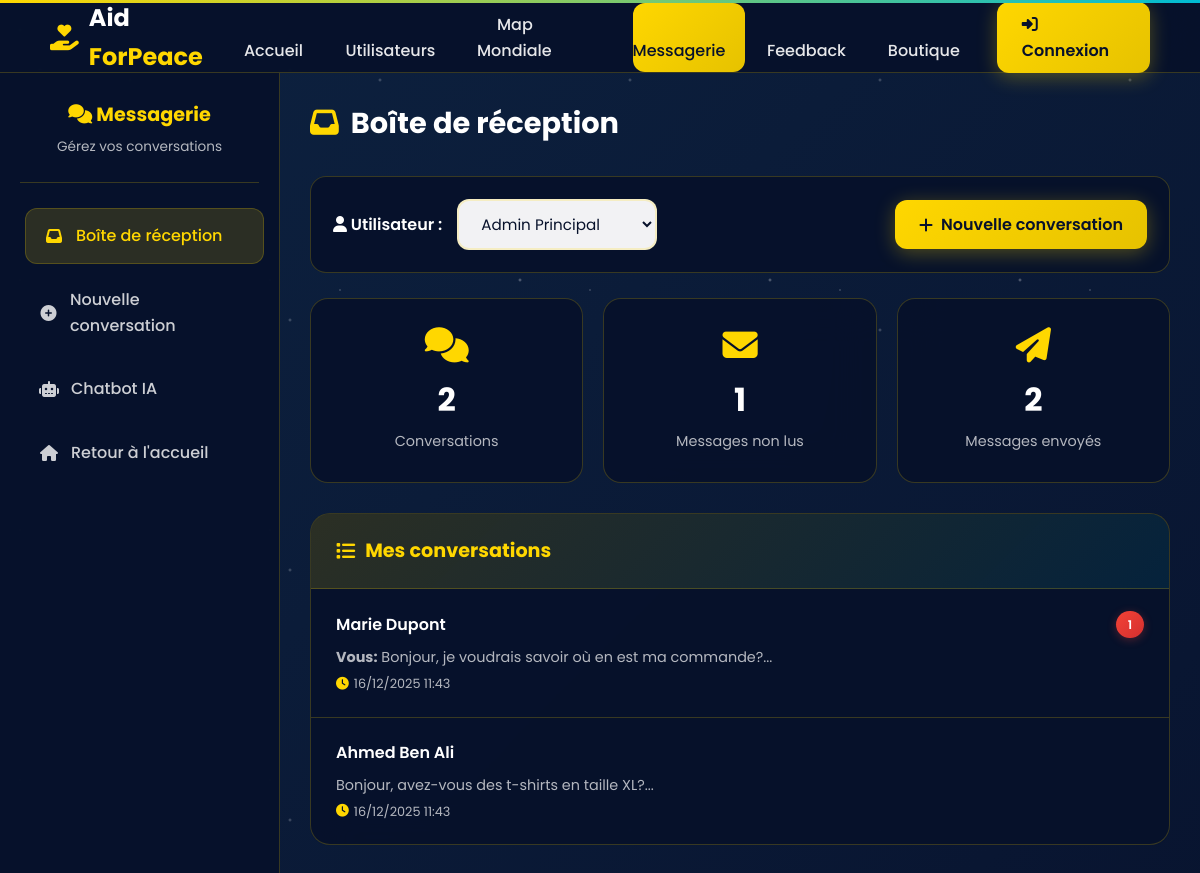
The app's page /index.php?controller=messagerie&action=inbox&user=1 with its own data.
### tables this page shows
CREATE TABLE `conversations` (
    `id` INT AUTO_INCREMENT PRIMARY KEY,
    `participant1_id` INT NOT NULL,
    `participant2_id` INT NOT NULL,
    `subject` VARCHAR(255) DEFAULT NULL,
    `last_message_id` INT NULL,
    `last_message_at` TIMESTAMP NULL,
    `is_active` TINYINT(1) DEFAULT 1,
    `created_at` TIMESTAMP DEFAULT CURRENT_TIMESTAMP,
    `updated_at` TIMESTAMP DEFAULT CURRENT_TIMESTAMP ON UPDATE CURRENT_TIMESTAMP,
    UNIQUE KEY `unique_conversation` (`participant1_id`, `participant2_id`),
    INDEX `idx_participant1` (`participant1_id`),
    INDEX `idx_participant2` (`participant2_id`),
    INDEX `idx_active` (`is_active`)
);

### config/DATABASE.PHP (called while the page is built, shortened)
<?php
if (!class_exists('Database')) {
class Database {
    private static $connexion = null;
    private static $host = 'localhost';
    private static $port = '3306';
    private static $dbname = 'aidforpeace_db';
    private static $username = 'root';
    private static $password = '';
    public static function getConnexion() {
        if (self::$connexion === null) {
            try {
                $dsn = "mysql:host=" . self::$host . ";port=" .  self::$port .  ";dbname=" .  self::$dbname . ";charset=utf8mb4";
                self::$connexion = new PDO($dsn, self::$username, self::$password);
                self::$connexion->setAttribute(PDO::ATTR_ERRMODE, PDO::ERRMODE_EXCEPTION);
                self::$connexion->setAttribute(PDO::ATTR_DEFAULT_FETCH_MODE, PDO::FETCH_ASSOC);
            } catch (PDOException $e) {
                die("Erreur de connexion: " . $e->getMessage());
            }
        }
        return self::$connexion;
    }
}
}
?>

### controllers/MessagerieController.php (called while the page is built, shortened)
<?php
require_once __DIR__ . '/../config/DATABASE.PHP';
class MessagerieController {
    private $pdo;
    public function __construct() {
        $this->pdo = Database::getConnexion();
    }
    public function getUserConversations($user_id) {
        $sql = "SELECT c.*,
                CASE WHEN c.participant1_id = ? THEN c.participant2_id ELSE c.participant1_id END as other_user_id,
                (SELECT u.nom FROM utilisateurs u WHERE u.id = CASE WHEN c.participant1_id = ? THEN c.participant2_id ELSE c.participant1_id END) as other_user_nom,
                (SELECT COUNT(*) FROM messages WHERE conversation_id = c.id AND receiver_id = ? AND is_read = 0) as unread_count,
                (SELECT content FROM messages WHERE conversation_id = c.id AND is_deleted = 0 ORDER BY created_at DESC LIMIT 1) as last_message,
                (SELECT sender_id FROM messages WHERE conversation_id = c.id AND is_deleted = 0 ORDER BY created_at DESC LIMIT 1) as last_message_sender_id,
                (SELECT DATE_FORMAT(created_at, '%d/%m/%Y %H:%i') FROM messages WHERE conversation_id = c.id AND is_deleted = 0 ORDER BY created_at DESC LIMIT 1) as last_message_date
                FROM conversations c
                WHERE (c.participant1_id = ? OR c.participant2_id = ?) AND c.is_active = 1
                ORDER BY c.updated_at DESC";
        $stmt = $this->pdo->prepare($sql);
        $stmt->execute([$user_id, $user_id, $user_id, $user_id, $user_id]);
        return $stmt->fetchAll(PDO::FETCH_ASSOC);
    }
    public function getUtilisateurs() {
        $sql = "SELECT id, nom FROM utilisateurs ORDER BY nom";
        $stmt = $this->pdo->query($sql);
        return $stmt->fetchAll(PDO::FETCH_ASSOC);
    }
    public function getStats($user_id) {
        $stats = [
            'total_conversations' => 0,
            'unread_messages' => 0,
            'total_messages_sent' => 0
        ];
        $sql = "SELECT COUNT(*) as count FROM conversations WHERE (participant1_id = ? OR participant2_id = ?) AND is_active = 1";
        $stmt = $this->pdo->prepare($sql);
        $stmt->execute([$user_id, $user_id]);
        $stats['total_conversations'] = $stmt->fetch(PDO::FETCH_ASSOC)['count'];
        $sql = "SELECT COUNT(*) as count FROM messages WHERE receiver_id = ? AND is_read = 0";
        $stmt = $this->pdo->prepare($sql);
        $stmt->execute([$user_id]);
        $stats['unread_messages'] = $stmt->fetch(PDO::FETCH_ASSOC)['count'];
        $sql = "SELECT COUNT(*) as count FROM messages WHERE sender_id = ?";
        $stmt = $this->pdo->prepare($sql);
        $stmt->execute([$user_id]);
        $stats['total_messages_sent'] = $stmt->fetch(PDO::FETCH_ASSOC)['count'];
        return $stats;
    }
}
?>

### views/messagerie/inbox.php (the view, shortened to what this page needs)
<?php
require_once __DIR__ . '/../../controllers/MessagerieController.php';
$ctrl = new MessagerieController();
$user_id = isset($_SESSION['user_id']) ? (int)$_SESSION['user_id'] : (isset($_GET['user']) ? (int)$_GET['user'] : 1);
$is_logged_in = isset($_SESSION['user_id']);
$user_name = $_SESSION['user_prenom'] ?? $_SESSION['user_nom'] ?? 'Utilisateur';
$conversations = $ctrl->getUserConversations($user_id);
$stats = $ctrl->getStats($user_id);
?>
<!DOCTYPE html>
<html lang="fr">
<head>
    <link rel="stylesheet" href="https://cdnjs.cloudflare.com/ajax/libs/font-awesome/6.4.0/css/all.min.css">
</head>
<body>
    <nav class="navbar">
        <a href="index.php" class="navbar-logo">
            <i class="fas fa-hand-holding-heart"></i>
            <span><span class="aid">Aid</span> <span class="peace">ForPeace</span></span>
        </a>
        <ul class="navbar-menu">
            <li><a href="index.php">Accueil</a></li>
            <li><a href="index.php?controller=user&action=index">Utilisateurs</a></li>
            <li><a href="index.php?controller=map&action=index">Map Mondiale</a></li>
            <li><a href="index.php?controller=messagerie&action=inbox&user=<?= $user_id ?>" class="active">Messagerie</a></li>
            <li><a href="index.php?page=testimonials">Feedback</a></li>
            <li><a href="index.php?controller=product&action=shop">Boutique</a></li>
        </ul>
        <div class="navbar-right">
            <?php if ($is_logged_in): ?>
                <a href="index.php?controller=page&action=profile" class="btn-login">
                    <i class="fas fa-user"></i> <?= htmlspecialchars($user_name) ?>
                </a>
            <?php else: ?>
                <a href="index.php?controller=user&action=login" class="btn-login">
                    <i class="fas fa-sign-in-alt"></i> Connexion
                </a>
            <?php endif; ?>
        </div>
    </nav>
    <div class="main-layout">
        <aside class="sidebar">
            <div class="sidebar-header">
                <h3><i class="fas fa-comments"></i> Messagerie</h3>
                <p>Gérez vos conversations</p>
            </div>
            <nav class="sidebar-nav">
                <a href="index.php?controller=messagerie&action=inbox&user=<?= $user_id ?>" class="active">
                    <i class="fas fa-inbox"></i> Boîte de réception
                </a>
                <a href="index.php?controller=messagerie&action=new_chat&user=<?= $user_id ?>">
                    <i class="fas fa-plus-circle"></i> Nouvelle conversation
                </a>
                <a href="index.php?controller=messagerie&action=chatbot">
                    <i class="fas fa-robot"></i> Chatbot IA
                </a>
                <a href="index.php">
                    <i class="fas fa-home"></i> Retour à l'accueil
                </a>
            </nav>
        </aside>
        <main class="main-content">
            <div class="page-header">
                <h1><i class="fas fa-inbox"></i> Boîte de réception</h1>
            </div>
            <div class="user-selector">
                <label><i class="fas fa-user"></i> Utilisateur :</label>
                <select onchange="location.href='index.php?controller=messagerie&action=inbox&user='+this.value">
                    <?php $all_users = $ctrl->getUtilisateurs();
                    foreach($all_users as $u): ?>
                        <option value="<?= $u['id'] ?>" <?= $u['id'] == $user_id ? 'selected' : '' ?>><?= htmlspecialchars($u['nom']) ?></option>
                    <?php endforeach; ?>
                </select>
                <a href="index.php?controller=messagerie&action=new_chat&user=<?= $user_id ?>" class="btn-new">
                    <i class="fas fa-plus"></i> Nouvelle conversation
                </a>
            </div>
            <div class="stats-grid">
                <div class="stat-card">
                    <i class="fas fa-comments"></i>
                    <h3><?= $stats['total_conversations'] ?? 0 ?></h3>
                    <p>Conversations</p>
                </div>
                <div class="stat-card">
                    <i class="fas fa-envelope"></i>
                    <h3><?= $stats['unread_messages'] ?? 0 ?></h3>
                    <p>Messages non lus</p>
                </div>
                <div class="stat-card">
                    <i class="fas fa-paper-plane"></i>
                    <h3><?= $stats['total_messages_sent'] ?? 0 ?></h3>
                    <p>Messages envoyés</p>
                </div>
            </div>
            <div class="conversations-card">
                <div class="conversations-header">
                    <h2><i class="fas fa-list"></i> Mes conversations</h2>
                </div>
                <div class="conversations-list">
                    <?php if (empty($conversations)): ?>
                        <div class="empty-state">
                            <i class="fas fa-inbox"></i>
                            <h3>Aucune conversation</h3>
                            <p>Commencez une nouvelle conversation pour échanger avec d'autres utilisateurs</p>
                            <a href="index.php?controller=messagerie&action=new_chat&user=<?= $user_id ?>" class="btn-primary">
                                <i class="fas fa-plus"></i> Démarrer une conversation
                            </a>
                        </div>
                    <?php else: ?>
                        <?php foreach($conversations as $conv): ?>
                            <div class="conversation-item" onclick="location.href='index.php?controller=messagerie&action=chat&conv=<?= $conv['id'] ?>&user=<?= $user_id ?>'">
                                <div class="conv-header">
                                    <span class="conv-name"><?= htmlspecialchars($conv['other_user_nom'] ?? 'Utilisateur') ?></span>
                                    <?php if (($conv['unread_count'] ?? 0) > 0): ?>
                                        <span class="conv-badge"><?= $conv['unread_count'] ?></span>
                                    <?php endif; ?>
                                </div>
                                <p class="conv-preview">
                                    <?php if (!empty($conv['last_message'])): ?>
                                        <?php if (($conv['last_message_sender_id'] ?? null) == $user_id): ?>
                                            <strong>Vous:</strong>
                                        <?php endif; ?>
                                        <?= htmlspecialchars(substr($conv['last_message'], 0, 60)) ?>...
                                    <?php else: ?>
                                        <em>Aucun message</em>
                                    <?php endif; ?>
                                </p>
                                <span class="conv-time">
                                    <i class="fas fa-clock"></i> <?= $conv['last_message_date'] ?? 'N/A' ?>
                                </span>
                            </div>
                        <?php endforeach; ?>
                    <?php endif; ?>
                </div>
            </div>
        </main>
    </div>
</body>
</html>

### records on screen
conversations: other_user_nom "Marie Dupont", unread_count "1", shows "Vous:", last_message "Bonjour, je voudrais savoir où en est ma commande?", last_message_date "16/12/2025 11:43"
conversations: other_user_nom "Ahmed Ben Ali", last_message "Bonjour, avez-vous des t-shirts en taille XL?", last_message_date "16/12/2025 11:43"

### other values on screen
$stats['total_conversations'] "2"
$stats['unread_messages'] "1"
$stats['total_messages_sent'] "2"
form field value "Admin Principal"
